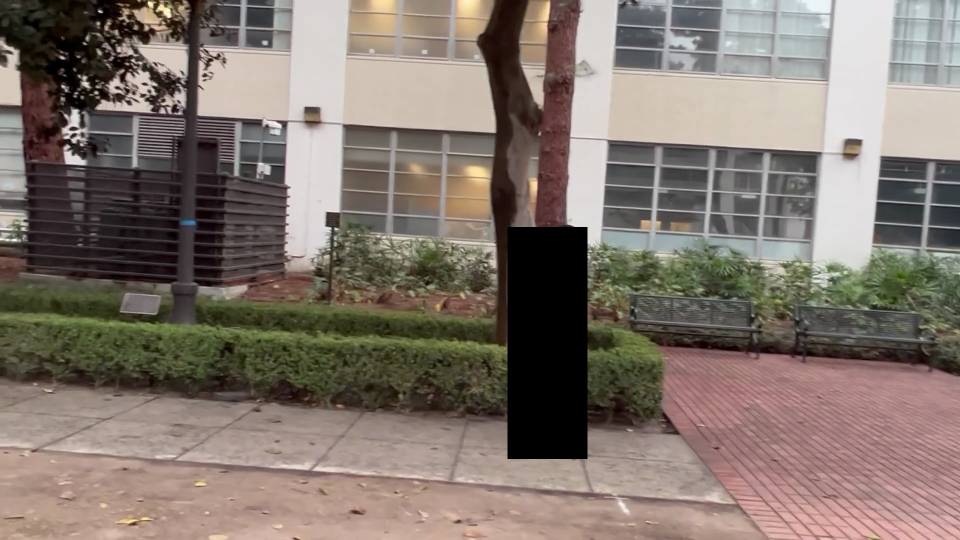
#> input picture remove_foreground/images/frame_106.jpg, 1920 x 1080 px (shown at 1/2 size); its folder holds only this picture in this run
$ python -i panorama.py   (imports and definitions only)
#> lines starting #> are read from the running program, lines starting #| are printed output that depends on the picture
# import the necessary packages
import numpy as np
import imutils
import cv2, time
class Stitcher:
    def __init__(self, images):
        # determine if we are using OpenCV v3.X
        self.isv3 = imutils.is_cv3(or_better=True)
        self.images = images
        self.count = len(images)
        self.left_list = []
        self.right_list = []
        self.Hmatrixs = []
        self.masks = []
        #self.prepare_lists()

    # [210 lines left out: functions prepare_lists, Convert_xy, ProjectOntoCylinder, leftshift, rightshift, mix_and_match, not called in this run]

    def rightHmatrix(self):
        pass

    def computeHmatrix(self):
        # self.left_list = reversed(self.left_list)
        a = self.images[0]
        i = 0
        tmp = a
        historyOffsetX = 0
        historyOffsetY = 0
        for b in self.images[1:]:
            i += 1
            print("running list is %d", i)
            (imageB, imageA) = (a, b)
            (kpsA, featuresA) = self.detectAndDescribe(imageA)
            (kpsB, featuresB) = self.detectAndDescribe(imageB)
            # match features between the two images
            M = self.matchKeypoints(kpsA, kpsB, featuresA, featuresB, ratio=0.75, reprojThresh=2.0)
            # if the match is None, then there aren’t enough matched
            # keypoints to create a panorama
            if M is None:
                return None

            # otherwise, apply a perspective warp to stitch the images
            # together
            (matches, H, status) = M
            print("Homography is : ", H)
            xh = np.linalg.inv(H)
            print("Inverse Homography :", xh)
            ds = np.dot(xh, np.array([a.shape[1], a.shape[0], 1]))
            ds = ds/ds[-1]
            print("final ds=>", ds)
            f1 = np.dot(xh, np.array([0,0,1]))
            f1 = f1/f1[-1]
            xh[0][-1] += abs(f1[0])
            xh[1][-1] += abs(f1[1])
            ds = np.dot(xh, np.array([tmp.shape[1], tmp.shape[0], 1]))
            #ds = ds/ds[-1]
            offsety = abs(int(f1[1]))
            offsetx = abs(int(f1[0]))
            dsize = (int(ds[0])+offsetx, int(ds[1]) + offsety)
            historyOffsetX += offsetx
            historyOffsetY += offsety
            self.Hmatrixs.append(xh)
            print("image dsize =>", dsize)
            print("entering warpPerspective")
            tmp = cv2.warpPerspective(tmp, xh, dsize)
            #tmp[0:dsize[0], historyOffsetX:dsize[1]] = [0,0,0]
            #tmp[historyOffsetY:b.shape[0]+historyOffsetY, historyOffsetX:b.shape[1]+historyOffsetX] = b
            cylinder = tmp[historyOffsetY:b.shape[0]+historyOffsetY, historyOffsetX:b.shape[1]+historyOffsetX]
            tmp[historyOffsetY:b.shape[0]+historyOffsetY, historyOffsetX:b.shape[1]+historyOffsetX] = cv2.bitwise_or(b, cv2.bitwise_and(cylinder, cv2.bitwise_not(self.masks[i])))
            print("done warpPerspective")
            # [6 lines of commented-out code are left out]
            a = b
        self.leftImage = tmp


    # [103 lines left out: functions stitch, reverseStitch, not called in this run]

    def detectAndDescribe(self, image):
        # convert the image to grayscale
        gray = cv2.cvtColor(image, cv2.COLOR_BGR2GRAY)
        # check to see if we are using OpenCV 3.X
        if self.isv3:
            # detect and extract features from the image
            print("start detecting")
            descriptor = cv2.xfeatures2d.SIFT_create()
            (kps, features) = descriptor.detectAndCompute(image, None)
            print("detect done")
            # otherwise, we are using OpenCV 2.4.X
        else:
            # detect keypoints in the image
            detector = cv2.FeatureDetector_create("SIFT")
            kps = detector.detect(gray)
            # extract features from the image
            extractor = cv2.DescriptorExtractor_create("SIFT")
            (kps, features) = extractor.compute(gray, kps)
            # convert the keypoints from KeyPoint objects to NumPy
            # arrays
            kps = np.float32([kp.pt for kp in kps])
            # return a tuple of keypoints and features
        return (kps, features)

    # [44 lines left out: functions matchKeypoints, drawMatches, not called in this run]

>>> import cv2
>>> picture = cv2.imread('images/frame_106.jpg', cv2.IMREAD_GRAYSCALE)
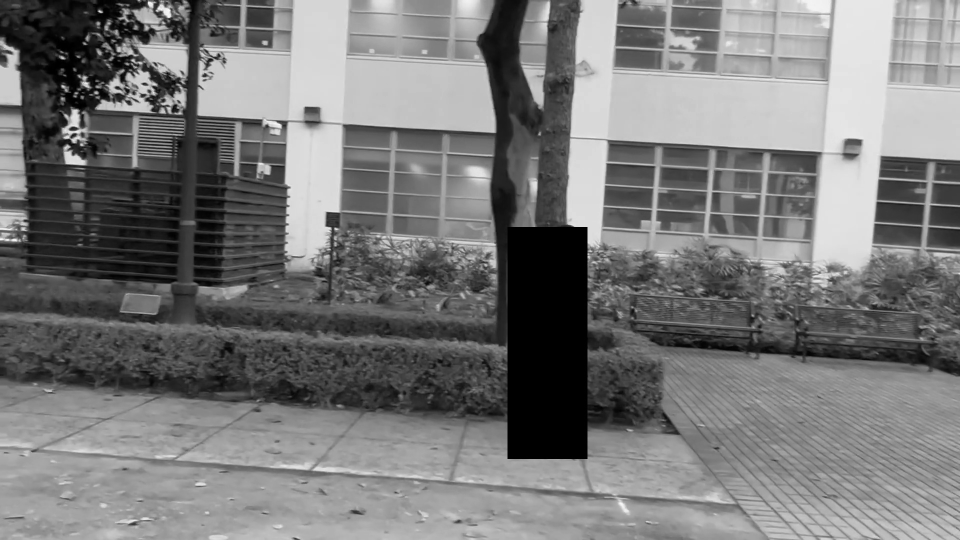
#> picture: shape (1080, 1920) (shown at 1/2 size); min 0, max 255, mean 120.1
>>> result = Stitcher(picture).computeHmatrix()
#> in __init__, `self.count = len(images)`: self.count = 1080
#> in computeHmatrix, `a = self.images[0]`: a = 1920 values, max 243 at index 1606, min 0 at index 221, mean 134.4
#> in computeHmatrix, `tmp = a`: tmp has the same summary as a
#> the loop in computeHmatrix, `for b in self.images[1:]:` made 1 pass
#> i on pass 1: 1
#| running list is %d 1
#> after the loop in computeHmatrix, `for b in self.images[1:]:`: historyOffsetX = 0; i = 1; self.Hmatrixs = []
#> (the run stopped early here; a loop or call above may not have finished)

$ run again, on remove_foreground/images/frame_11.jpg
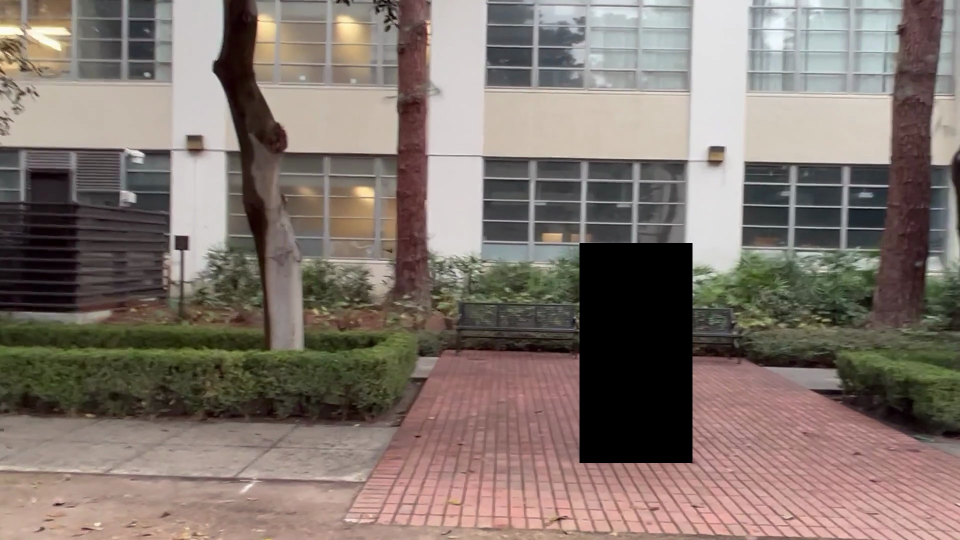
#> input picture remove_foreground/images/frame_11.jpg, 1920 x 1080 px (shown at 1/2 size)
#> `picture = cv2.imread('images/frame_106.jpg', cv2.IMREAD_GRAYSCALE)`:
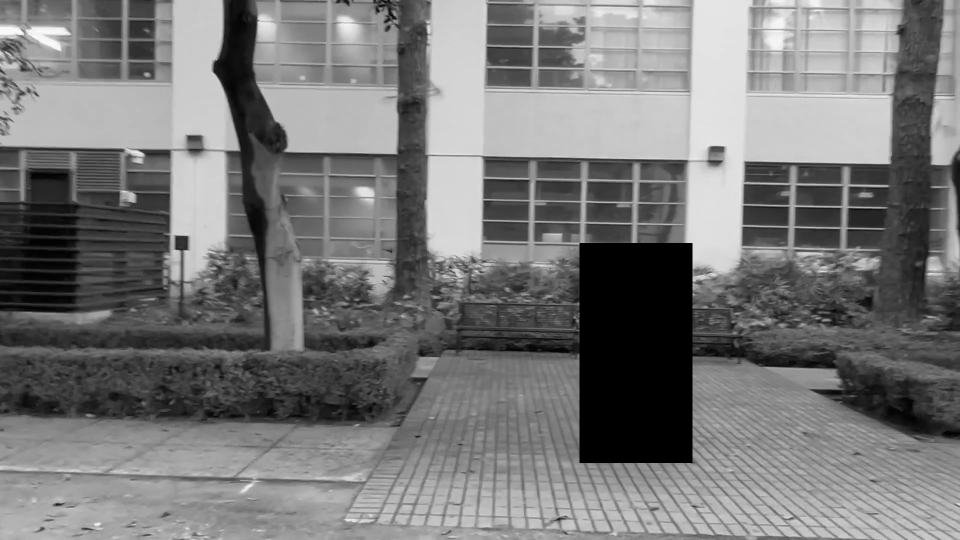
#> picture: shape (1080, 1920) (shown at 1/2 size); min 0, max 254, mean 119.9
#> self.count = 1080
#> a = 1920 values, max 243 at index 1622, min 8 at index 678, mean 150
#> tmp has the same summary as a
#> the loop in computeHmatrix, `for b in self.images[1:]:` made 1 pass
#> i on pass 1: 1
#> (printed output is left out)
#> after the loop in computeHmatrix, `for b in self.images[1:]:`: historyOffsetX = 0; i = 1; self.Hmatrixs = []

$ run again, on remove_foreground/images/frame_116.jpg
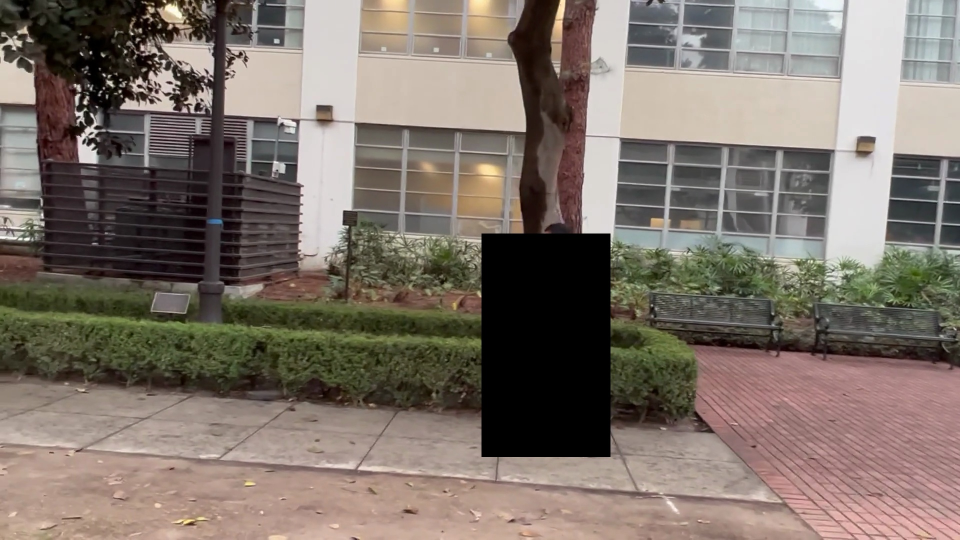
#> input picture remove_foreground/images/frame_116.jpg, 1920 x 1080 px (shown at 1/2 size)
#> `picture = cv2.imread('images/frame_106.jpg', cv2.IMREAD_GRAYSCALE)`:
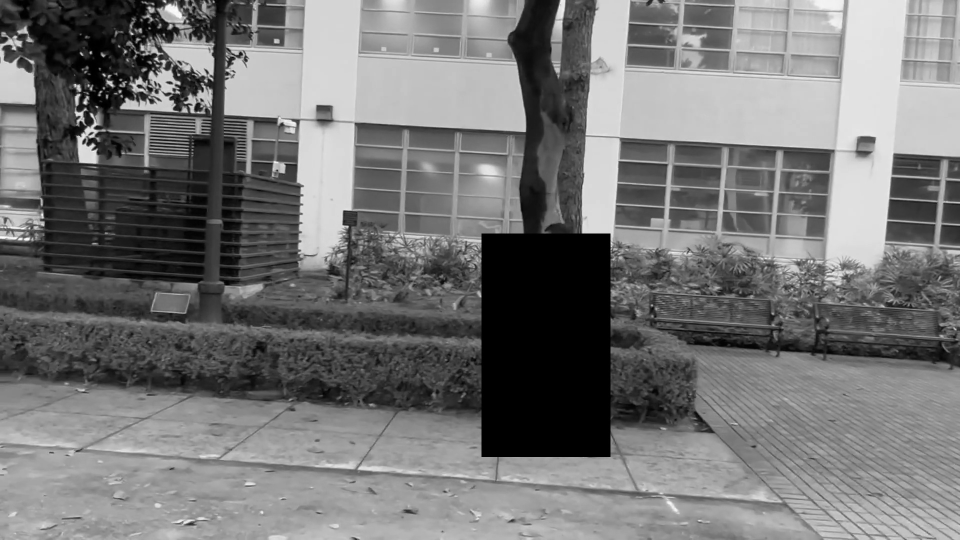
#> picture: shape (1080, 1920) (shown at 1/2 size); min 0, max 255, mean 117.3
#> self.count = 1080
#> a = 1920 values, max 243 at index 1648, min 0 at index 430, mean 130.9
#> tmp has the same summary as a
#> the loop in computeHmatrix, `for b in self.images[1:]:` made 1 pass
#> i on pass 1: 1
#> (printed output is left out)
#> after the loop in computeHmatrix, `for b in self.images[1:]:`: historyOffsetX = 0; i = 1; self.Hmatrixs = []
